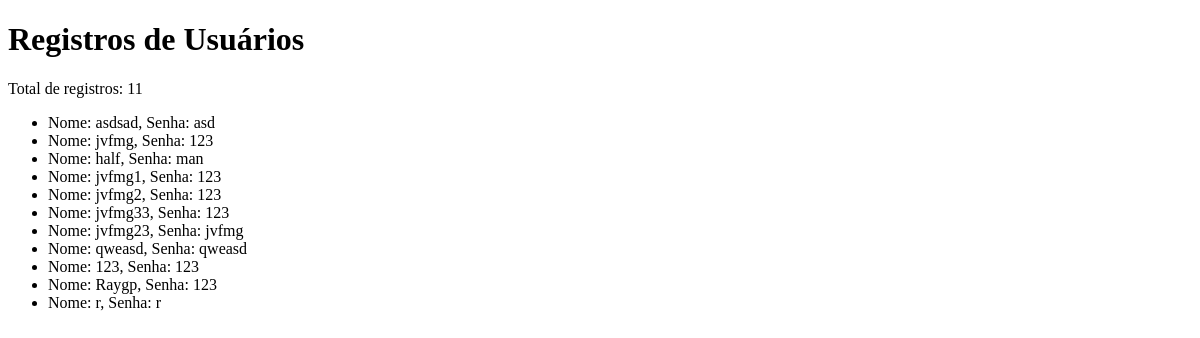
The page /bd on the database as committed earlier.
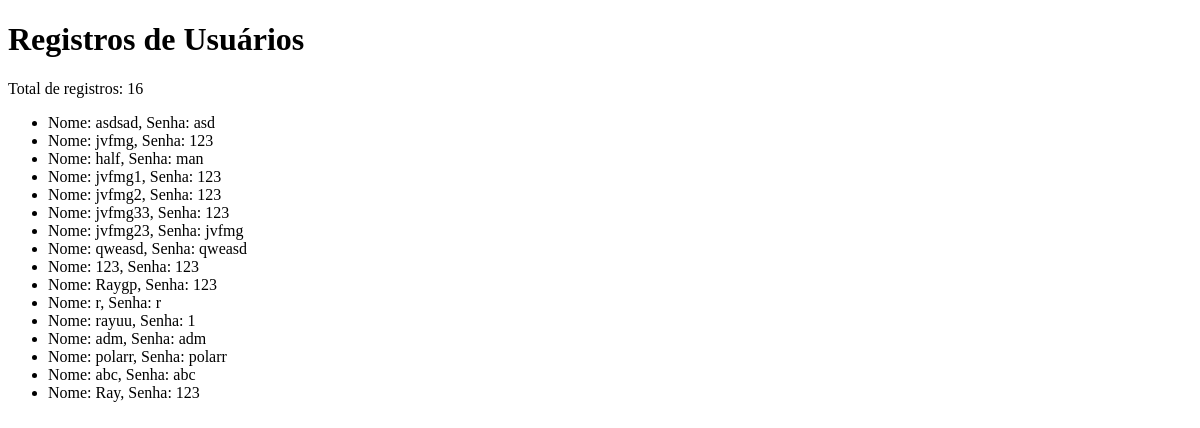
The same page on the database as committed later.
### tables this page shows
CREATE TABLE user (
                    id INTEGER PRIMARY KEY AUTOINCREMENT,
                    username TEXT UNIQUE NOT NULL,
                    password TEXT NOT NULL
                    );

### __init__.py (the view)
    @app.route('/bd')
    def bd():
        db = get_db()
        cursor = db.execute('SELECT username, password FROM user')
        registros = cursor.fetchall()  # Armazena todos os registros
        db.close()  # Fecha a conexão com o banco de dados
        return render_template('dados.html', registros=registros)

### auth.py (called while the page is built)
@bp.before_app_request
def load_logged_in_user():
    user_id = session.get('user_id')
    if user_id is None:
        g.user = None
    else:
        g.user = get_db().execute(
            'SELECT * FROM user WHERE id = ?', (user_id,)
        ).fetchone()

### templates/dados.html (shortened to what this page needs)
<!DOCTYPE html>
<html lang="pt-BR">
<head>
</head>
<body>
    <h1>Registros de Usuários</h1>
    <p>Total de registros: {{ registros|length }}</p>
    <ul>
        {% for registro in registros %}
            <li>Nome: {{ registro['username'] }}, Senha: {{ registro['password'] }}</li>
        {% endfor %}
    </ul>
</body>
</html>

Rows that differ between the two databases and show on the page:
added user: username "rayuu", password "1"
added user: username "adm", password "adm"
added user: username "polarr", password "polarr"
added user: username "abc", password "abc"
added user: username "Ray", password "123"
Other text that changed with them:
{{ registros|length }}: "11" → "16"
